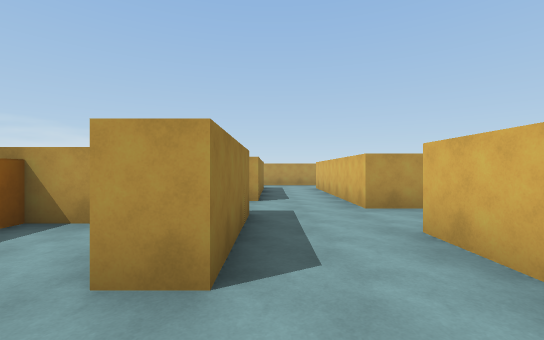
view 1 (above)

16 first-person views from a walk through a Unity game level. The camera is 1.5 m above the floor, looks level and sees 90° across. The floor is counted in squares, 2 m on a side. Each view is taken from the middle of a square. On the plan, view 1 faces up. The plan holds only what a view shows up to about 10 squares ahead; the rest is blank. The player is left out. Door leaves are left out, so doorways stand open. Surface patterns are stand-ins for the level's own textures.

view 2
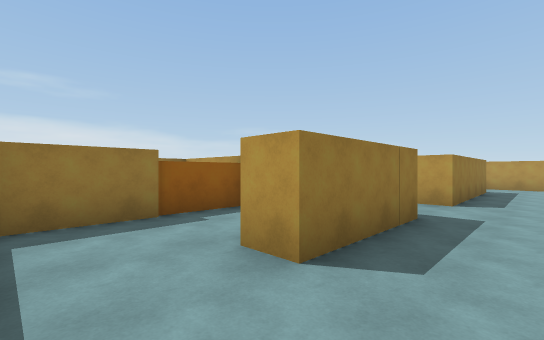

view 3
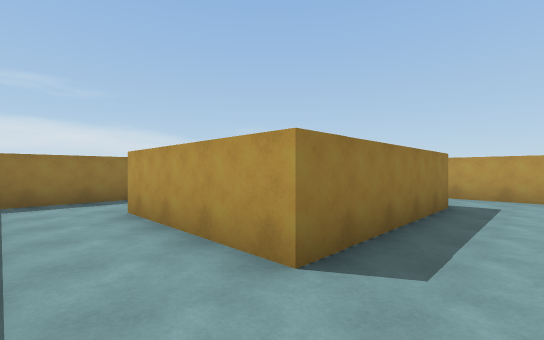

view 4
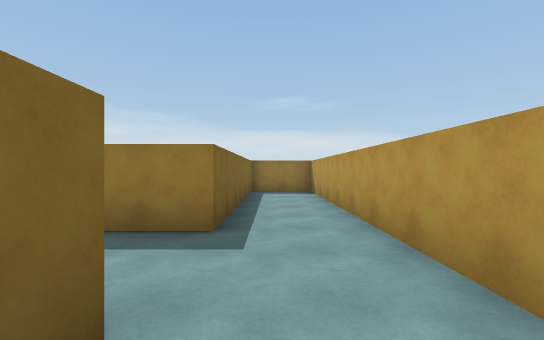

view 5
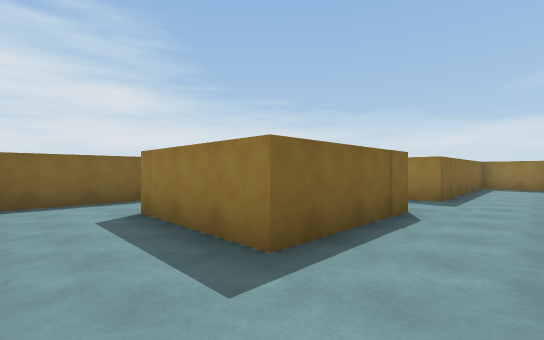

view 6
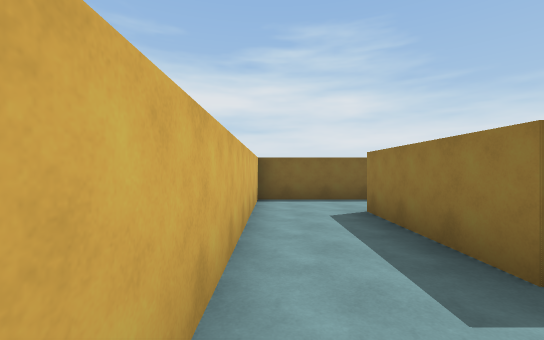

view 7
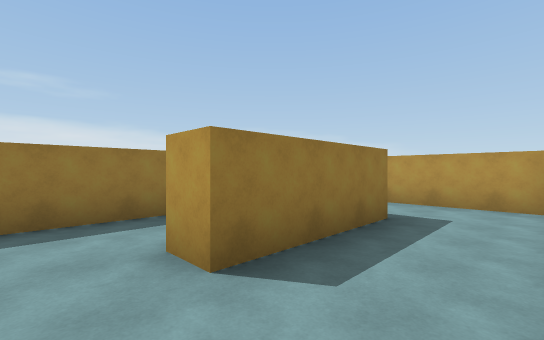

view 8
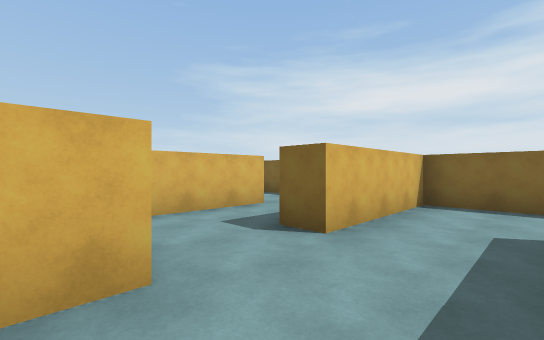

view 9
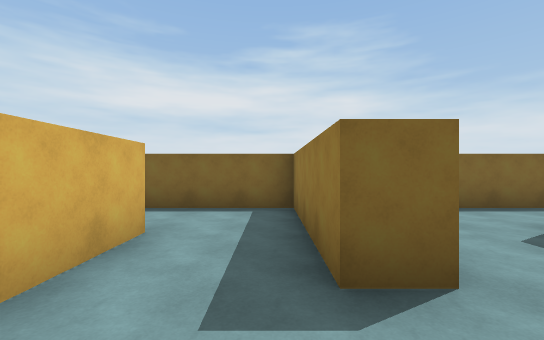

view 10
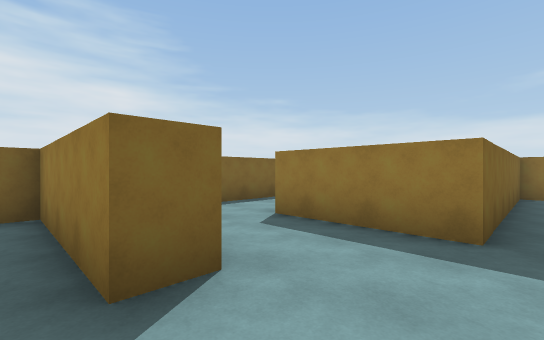

view 11
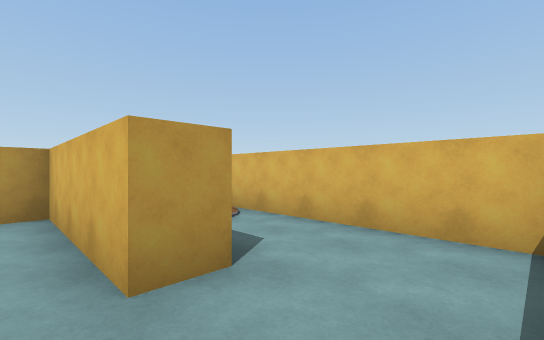

view 12
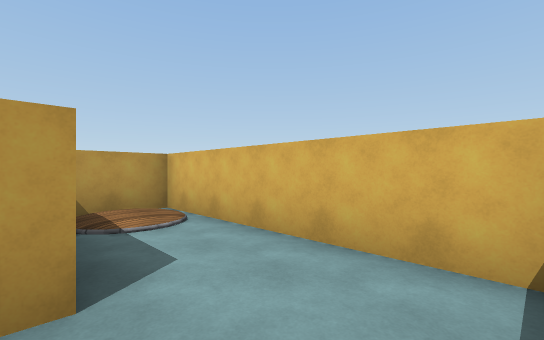

view 13
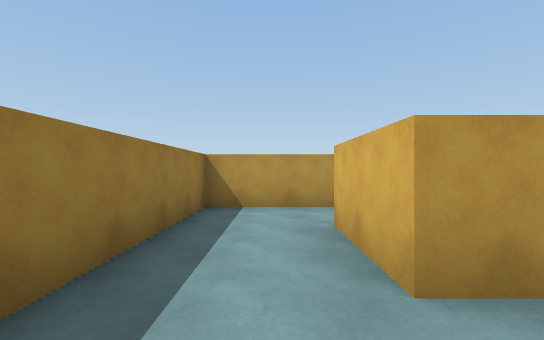

view 14
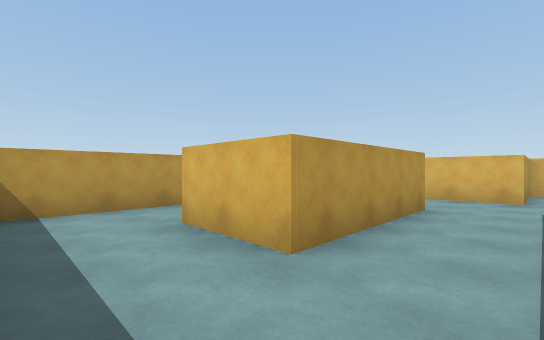

view 15
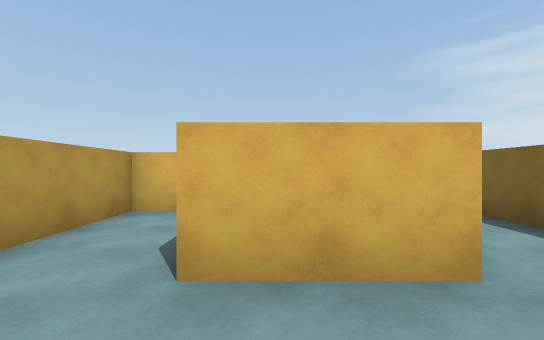

view 16
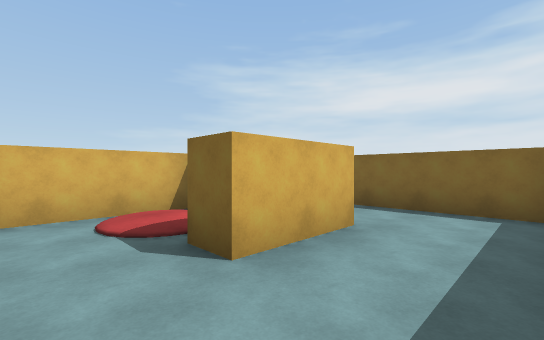

### Floor plan
Key: @ floor where view 1 was taken; # wall or solid block; . floor; / step, stairs or slope; D open door.
Columns run from 7 left of view 1 to 8 right of it. Each row starts with its distance up from view 1.
 14 ########## #####
 13 #........D.....#
 12 #........D.....#
 11 #######..####..#
 10 #.....#..#  #..#
  9 #...//#..#. #..#
  8 #..##/#..#..D..#
  7 #..####..#..D..#
  6 #........###D###
  5 #........D..#//#
  4 #######..D..#//#
  3    #..#..#..#..#
  2    #..#..#..#..#
  1    #..D..#.....#
  0    #..D@.#.....#
 -1    #############

Where each view was taken, in squares from view 1:
view 1: 0 up, 0 right, facing up
view 2: 0 up, 1 right, facing up-left
view 3: 5 up, 1 right, facing up-left
view 4: 12 up, 3 right, facing left
view 5: 13 up, 7 right, facing down-left
view 6: 13 up, 7 right, facing down
view 7: 7 up, 7 right, facing up-left
view 8: 6 up, 0 right, facing down-right
view 9: 5 up, 3 right, facing down
view 10: 5 up, 3 right, facing down-left
view 11: 0 up, 4 right, facing up-right
view 12: 0 up, 5 right, facing up-right
view 13: 5 up, 5 left, facing up
view 14: 5 up, 6 left, facing up-right
view 15: 8 up, 6 left, facing right
view 16: 10 up, 6 left, facing down-right
